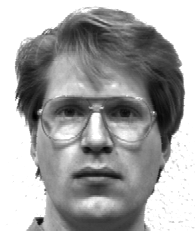
#> input picture Lecture4/data/project1-data-Recognition/train/subject01.glasses.pgm, 195 x 231 px; its folder holds 4 pictures in this run
$ python face_classify.py
#> lines starting #> are read from the running program, lines starting #| are printed output that depends on the picture
import cv2
import numpy as np
import os
import matplotlib.pyplot as plt
import re
import random
import operator


def loadData(resize):
#> called with resize = False
    path = './data/project1-data-Recognition/train'
    files = os.listdir(path)
    image = []
    labels = []
    pattern = re.compile(r'(?<=subject)\d*')
    if resize:
        for file in files:
            img = cv2.imread(path + '/' + file, 0)
            img = cv2.resize(img, (23, 20), interpolation=cv2.INTER_NEAREST)
            image.append(img.flatten() / 255)
            labels.append(int(str(pattern.findall(file)[0])))
    else:
        for file in files:
            img = cv2.imread(path + '/' + file, 0)
#> img is the input picture: shape (231, 195); min 0, max 255, mean 163.7
            image.append(img.flatten() / 255)
            labels.append(int(str(pattern.findall(file)[0])))
#> pass 2 of the loop in loadData, `for file in files:`:
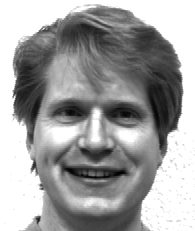
#> input picture Lecture4/data/project1-data-Recognition/train/subject01.happy.pgm, 195 x 231 px
#> in loadData, img is the input picture: shape (231, 195); min 0, max 255, mean 161.3
#> pass 3 of the loop in loadData, `for file in files:`:
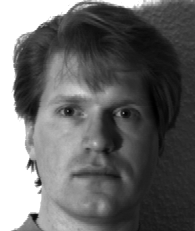
#> input picture Lecture4/data/project1-data-Recognition/train/subject01.leftlight.pgm, 195 x 231 px
#> in loadData, img is the input picture: shape (231, 195); min 0, max 255, mean 103.1
#> the loop made 4 passes; the first 3 are shown
    return np.array(image), np.array(labels)


# [38 lines left out: functions splitTrainTest, pca, not called in this run]


def lda(data, labels, topNFeat):
    classes = 15
    labels = np.array(labels)
    assert topNFeat <= classes
    # Sw 类内散度矩阵
    dim = data.shape[1]
    Sw = np.mat(np.zeros((dim, dim)))
    print(data.shape)
    for i in list(set(labels)):
        print('calculating Sw for class', i)
        Ci = data[labels == i]
        ui = np.mean(Ci, axis=0)
        Si = np.dot((Ci-ui).T, (Ci-ui))
        print(Si)
        Sw += Si
    # St 全局散度矩阵
    u = np.mean(data, axis=0)
    C = np.mat(data)
    print('calculating St')
    St = np.dot((C-u).T, (C-u))
    # St_, eigVect, _ = pca(St, len(labels) - classes)
    # Sw_ = np.matmul(eigVect.T, Sw).T
    # Sb 类间散度矩阵
    Sb = St - Sw
    # Sb = St_ - Sw_
    # Sb1 = np.matmul(eigvec.T, Sb)
    # Sb = np.matmul(Sb1, eigvec)
    # 求Sw.inv * Sb的特征向量
    print('calculating S')
    # Sw1 = np.matmul(eigvec.T, Sw)
    # Sw = np.matmul(Sw1, eigvec)
    S = np.dot(np.linalg.inv(Sw), Sb)
    print('calculating eigenvalues')
    eigValues, eigVects = np.linalg.eig(S)
    eigValInd = np.argsort(eigValues)
    # 除去不需要的特征属性
    eigValInd = eigValInd[:-(topNFeat + 1):-1]
    # 将特征值逆序排列
    redEigVects = eigVects[:, eigValInd]
    lowDDataMat = np.matmul(data, redEigVects)
    reconMat = np.matmul(lowDDataMat, redEigVects.T)
    return np.real(reconMat), np.real(redEigVects), u


# [67 lines left out: functions classify0, eigenFace, fisherFace, not called in this run]


def testSample():
    data, labels = loadData(True)
#> call 2 of loadData, with resize = True
#> in loadData (call 2), `img = cv2.resize(img, (23, 20), interpolation=cv2.INTER_NEAREST)`:
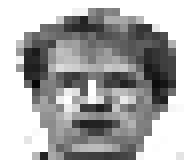
#> img: shape (20, 23) (shown 8 times larger); min 5, max 255, mean 165.8
#> pass 2 of the loop in loadData, `for file in files:`:
#> in loadData (call 2), `img = cv2.resize(img, (23, 20), interpolation=cv2.INTER_NEAREST)`:
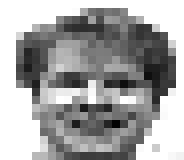
#> img: shape (20, 23) (shown 8 times larger); min 3, max 255, mean 163.4
#> pass 3 of the loop in loadData, `for file in files:`:
#> in loadData (call 2), `img = cv2.resize(img, (23, 20), interpolation=cv2.INTER_NEAREST)`:
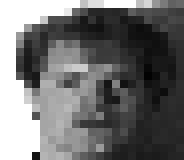
#> img: shape (20, 23) (shown 8 times larger); min 2, max 255, mean 110.5
#> the loop made 4 passes; the first 3 are shown
    image = []
    for i in range(10):
        low, eig, mean = lda(data, labels, topNFeat=15)
        image.append(eig.T[i].reshape(23, 20))
#> this loop made 1 pass
#> pass 1, in lda, `St = np.dot((C-u).T, (C-u))`:
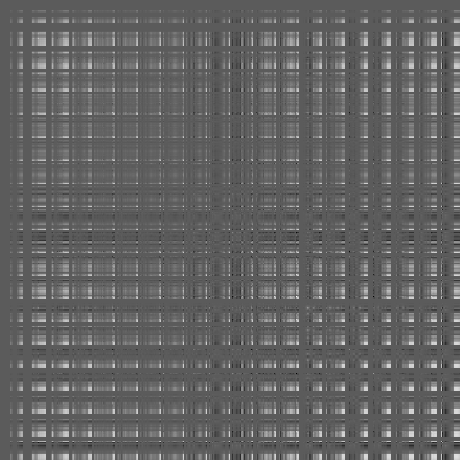
#> St: shape (460, 460) float64; min -0.411, max 0.735, mean 0.0365; drawn with min black and max white
    fig = plt.figure
    for i in range(1, 10):
        plt.subplot(3, 3, i)
        plt.imshow(image[i - 1], cmap=plt.cm.gray)
        plt.title('eigenface{}'.format(i))
        plt.xticks([])
        plt.yticks([])
    plt.show()


N = 9
image, labels = loadData(False)
# eigenFace(image, labels, N)
# fisherFace(image, labels, N)
#> (the run stopped early here; a loop or call above may not have finished)
